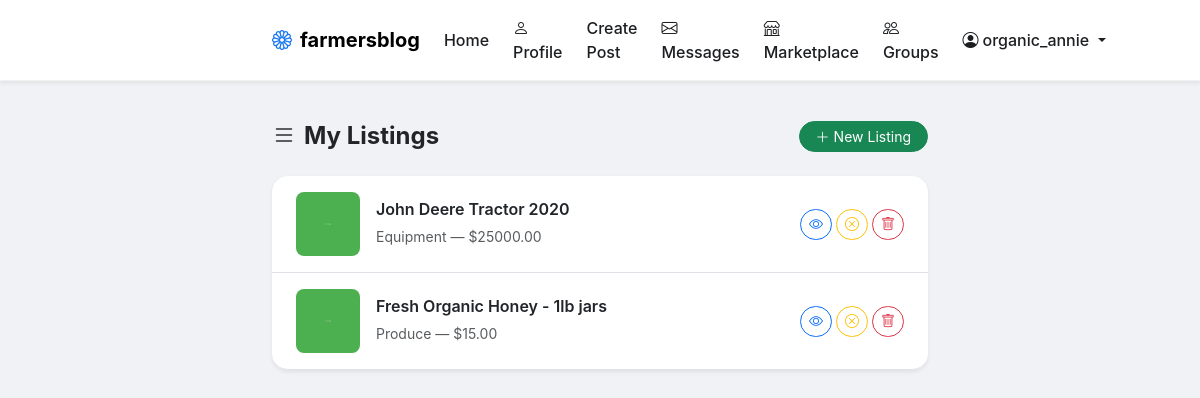
Page /marketplace/my-listings (signed in) on the committed database.
### app/models.py (models this page shows, shortened)
class User(UserMixin, db.Model):
    id = db.Column(db.Integer, primary_key=True)
    username = db.Column(db.String(80), unique=True, nullable=False)
    email = db.Column(db.String(120), unique=True, nullable=False)
    password_hash = db.Column(db.String(256), nullable=False)
    avatar_filename = db.Column(db.String(255), default=None)
    bio = db.Column(db.Text, default='')
    created_at = db.Column(db.DateTime, default=datetime.utcnow)
    posts = db.relationship('Post', backref='author', lazy='dynamic', cascade='all, delete-orphan')
    comments = db.relationship('Comment', backref='author', lazy='dynamic', cascade='all, delete-orphan')
    liked_posts = db.relationship('Post', secondary=post_likes, back_populates='likes', lazy='dynamic')
    listings = db.relationship('Listing', backref='seller', lazy='dynamic', cascade='all, delete-orphan')
    followed = db.relationship(
        'User', secondary=followers,
        primaryjoin=(followers.c.follower_id == id),
        secondaryjoin=(followers.c.followed_id == id),
        backref=db.backref('followers', lazy='dynamic'),
        lazy='dynamic'
    )
    sent_messages = db.relationship('Message', foreign_keys='Message.sender_id', backref='sender', lazy='dynamic', cascade='all, delete-orphan')
    received_messages = db.relationship('Message', foreign_keys='Message.recipient_id', backref='recipient', lazy='dynamic', cascade='all, delete-orphan')
    groups_created = db.relationship('Group', backref='creator', lazy='dynamic', cascade='all, delete-orphan')
    groups_joined = db.relationship('Group', secondary=group_members, back_populates='members', lazy='dynamic')
    @property
    def unread_message_count(self):
        return Message.query.filter_by(recipient_id=self.id, read=False).count()

class Listing(db.Model):
    id = db.Column(db.Integer, primary_key=True)
    seller_id = db.Column(db.Integer, db.ForeignKey('user.id'), nullable=False)
    title = db.Column(db.String(200), nullable=False)
    description = db.Column(db.Text, nullable=False)
    price = db.Column(db.Float, nullable=False)
    category = db.Column(db.String(50), nullable=False)  # Seeds, Equipment, Livestock, Produce, Other
    location = db.Column(db.String(200), default='')
    image_filename = db.Column(db.String(255), nullable=False)
    is_sold = db.Column(db.Boolean, default=False)
    created_at = db.Column(db.DateTime, default=datetime.utcnow)
    LISTING_CATEGORIES = ['Seeds', 'Equipment', 'Livestock', 'Produce', 'Other']
    @property
    def price_display(self):
        if self.price == 0:
            return 'Free'
        return f'${self.price:.2f}'

### app/blueprints/marketplace.py (the view)
@marketplace_bp.route('/my-listings')
@login_required
def my_listings():
    page = request.args.get('page', 1, type=int)
    per_page = 10
    pagination = Listing.query.filter_by(seller_id=current_user.id)\
        .order_by(Listing.created_at.desc())\
        .paginate(page=page, per_page=per_page, error_out=False)
    return render_template('marketplace/my_listings.html',
                         listings=pagination.items,
                         pagination=pagination)

### app/helpers.py (called while the page is built, shortened)
def get_media_url(filename):
    if not filename:
        return None
    cloudinary_enabled = current_app.config.get('CLOUDINARY_ENABLED', False)
    return f"/uploads/{filename}"

### app/models.py (called while the page is built)
@login_manager.user_loader
def load_user(user_id):
    return User.query.get(int(user_id))

### app/templates/marketplace/my_listings.html (shortened to what this page needs)
{% extends "base.html" %}
{% block content %}
<div class="container" style="max-width: 680px;">
    <div class="d-flex align-items-center justify-content-between mb-4">
        <h4 class="fw-bold mb-0"><i class="bi bi-list me-2"></i>My Listings</h4>
        <a href="{{ url_for('marketplace.create') }}" class="btn btn-success btn-sm rounded-pill px-3">
            <i class="bi bi-plus-lg me-1"></i>New Listing
        </a>
    </div>
    {% if listings %}
    <div class="list-group rounded-4 shadow-sm overflow-hidden">
        {% for listing in listings %}
        <div class="list-group-item border-0 border-bottom d-flex align-items-center gap-3 py-3 px-4">
            <img src="{{ media_url(listing.image_filename) }}"
                 class="rounded-3" style="width: 64px; height: 64px; object-fit: cover;" alt="{{ listing.title }}">
            <div class="flex-grow-1 min-width-0">
                <h6 class="fw-semibold mb-1">
                    {{ listing.title }}
                </h6>
                <small class="text-muted">{{ listing.category }} — {{ listing.price_display }}</small>
            </div>
            <div class="d-flex gap-1">
                <a href="{{ url_for('marketplace.detail', listing_id=listing.id) }}" class="btn btn-sm btn-outline-primary rounded-pill">
                    <i class="bi bi-eye"></i>
                </a>
                <form method="POST" action="{{ url_for('marketplace.mark_sold', listing_id=listing.id) }}" class="d-inline">
                    <button type="submit" class="btn btn-sm btn-outline-warning rounded-pill">
                        <i class="bi {% if listing.is_sold %}bi-check-circle{% else %}bi-x-circle{% endif %}"></i>
                    </button>
                </form>
                <form method="POST" action="{{ url_for('marketplace.delete', listing_id=listing.id) }}" class="d-inline"
                      onsubmit="return confirm('Delete this listing permanently?')">
                    <button type="submit" class="btn btn-sm btn-outline-danger rounded-pill">
                        <i class="bi bi-trash"></i>
                    </button>
                </form>
            </div>
        </div>
        {% endfor %}
    </div>
    {% endif %}
</div>
{% endblock %}

### app/templates/base.html (shortened to what this page needs)
<!DOCTYPE html>
<html lang="en">
<head>
    <link href="https://cdn.jsdelivr.net/npm/bootstrap@5.3.2/dist/css/bootstrap.min.css" rel="stylesheet">
    <link rel="stylesheet" href="https://cdn.jsdelivr.net/npm/bootstrap-icons@1.11.3/font/bootstrap-icons.min.css">
    <link rel="stylesheet" href="{{ url_for('static', filename='style.css') }}">
</head>
<body>
    <nav class="navbar navbar-expand-lg bg-white shadow-sm sticky-top">
        <div class="container" style="max-width: 680px;">
            <a class="navbar-brand fw-bold" href="{{ url_for('main.index') }}">
                <i class="bi bi-flower1 me-2" style="color: #1877F2;"></i>farmersblog
            </a>
            <div class="collapse navbar-collapse" id="navbarNav">
                <ul class="navbar-nav ms-auto align-items-lg-center gap-2">
                    <li class="nav-item">
                        <a class="nav-link" href="{{ url_for('main.index') }}">Home</a>
                    </li>
                    {% if current_user.is_authenticated %}
                        <li class="nav-item">
                            <a class="nav-link" href="{{ url_for('profile.public_profile', username=current_user.username) }}">
                                <i class="bi bi-person me-1"></i>Profile
                            </a>
                        </li>
                        <li class="nav-item">
                            <a class="nav-link" href="{{ url_for('posts.create') }}">Create Post</a>
                        </li>
                        <li class="nav-item">
                            <a class="nav-link position-relative" href="{{ url_for('messages.inbox') }}">
                                <i class="bi bi-envelope me-1"></i>Messages
                            </a>
                        </li>
                        <li class="nav-item">
                            <a class="nav-link" href="{{ url_for('marketplace.index') }}">
                                <i class="bi bi-shop me-1"></i>Marketplace
                            </a>
                        </li>
                        <li class="nav-item">
                            <a class="nav-link" href="{{ url_for('groups.index') }}">
                                <i class="bi bi-people me-1"></i>Groups
                            </a>
                        </li>
                        <li class="nav-item dropdown">
                            <a class="nav-link dropdown-toggle" href="#" role="button" data-bs-toggle="dropdown">
                                <i class="bi bi-person-circle me-1"></i>{{ current_user.username }}
                            </a>
                        </li>
                    {% endif %}
                </ul>
            </div>
        </div>
    </nav>
    <main class="py-4">
        {% block content %}{% endblock %}
    </main>
</body>
</html>

### app/static/style.css (style rules this page uses)
:root { --fb-blue: #1877F2; --fb-bg: #f0f2f5; --like-red: #e41e3f; --card-radius: 0.75rem; --green: #28a745; }
body { background-color: var(--fb-bg); font-family: -apple-system, BlinkMacSystemFont, "Segoe UI", Roboto, Oxygen, Ubuntu, Cantarell, "Fira Sans", "Droid Sans", "Helvetica Neue", sans-serif; }
.navbar { border-bottom: 1px solid rgba(0, 0, 0, 0.05); }
.nav-link { font-weight: 500; color: #1c1e21; }
.min-width-0 { min-width: 0; }

### rows in the picture
User: username "organic_annie"
Listing: image_filename (placeholder picture), title "John Deere Tractor 2020", category "Equipment", price_display "$25000.00", is_sold False (drawn)
Listing: image_filename (placeholder picture), title "Fresh Organic Honey - 1lb jars", category "Produce", price_display "$15.00", is_sold False (drawn)
